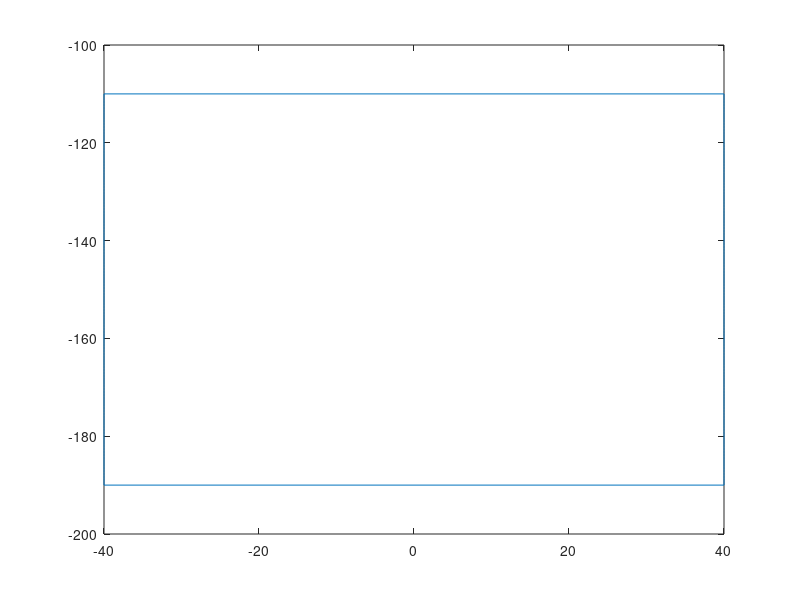

Source code (MATLAB):
%% Params

N = 500;

height = 80;
width = 80;
center = [0; -150];

%% Create square

top_edge = [
  linspace(center(1)-width/2, center(1)+width/2, N/4);
  linspace(center(2)+height/2, center(2)+height/2, N/4)
];
right_edge = [
  linspace(center(1)+width/2, center(1)+width/2, N/4);
  linspace(center(2)+height/2, center(2)-height/2, N/4)
];
bottom_edge = [
  linspace(center(1)+width/2, center(1)-width/2, N/4);
  linspace(center(2)-height/2, center(2)-height/2, N/4)
];
left_edge = [
  linspace(center(1)-width/2, center(1)-width/2, N/4);
  linspace(center(2)-height/2, center(2)+height/2, N/4)
];

trajectory = [top_edge, right_edge, bottom_edge, left_edge];

%% Plot square

figure()
plot(trajectory(1,:), trajectory(2,:))
